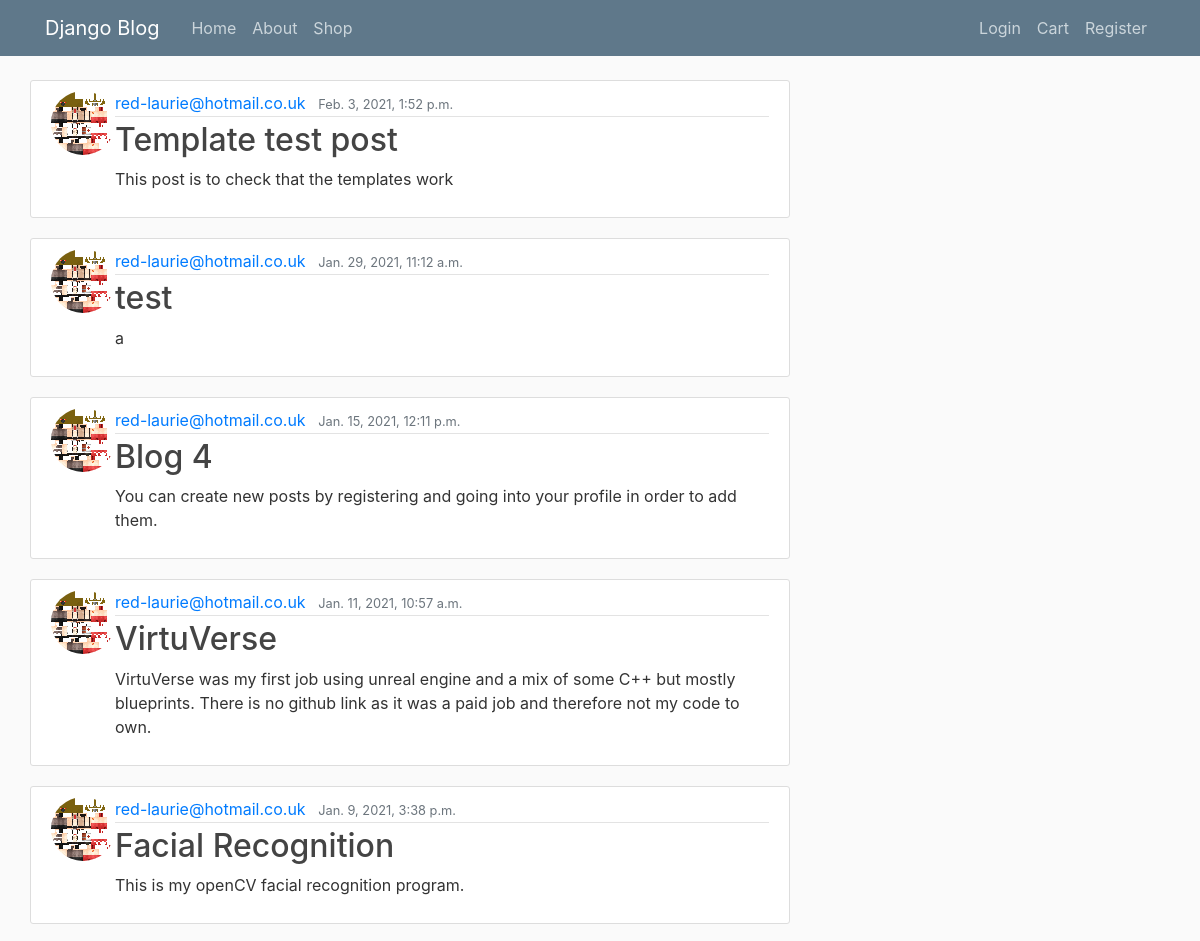
The app's page / (upper part), older data.
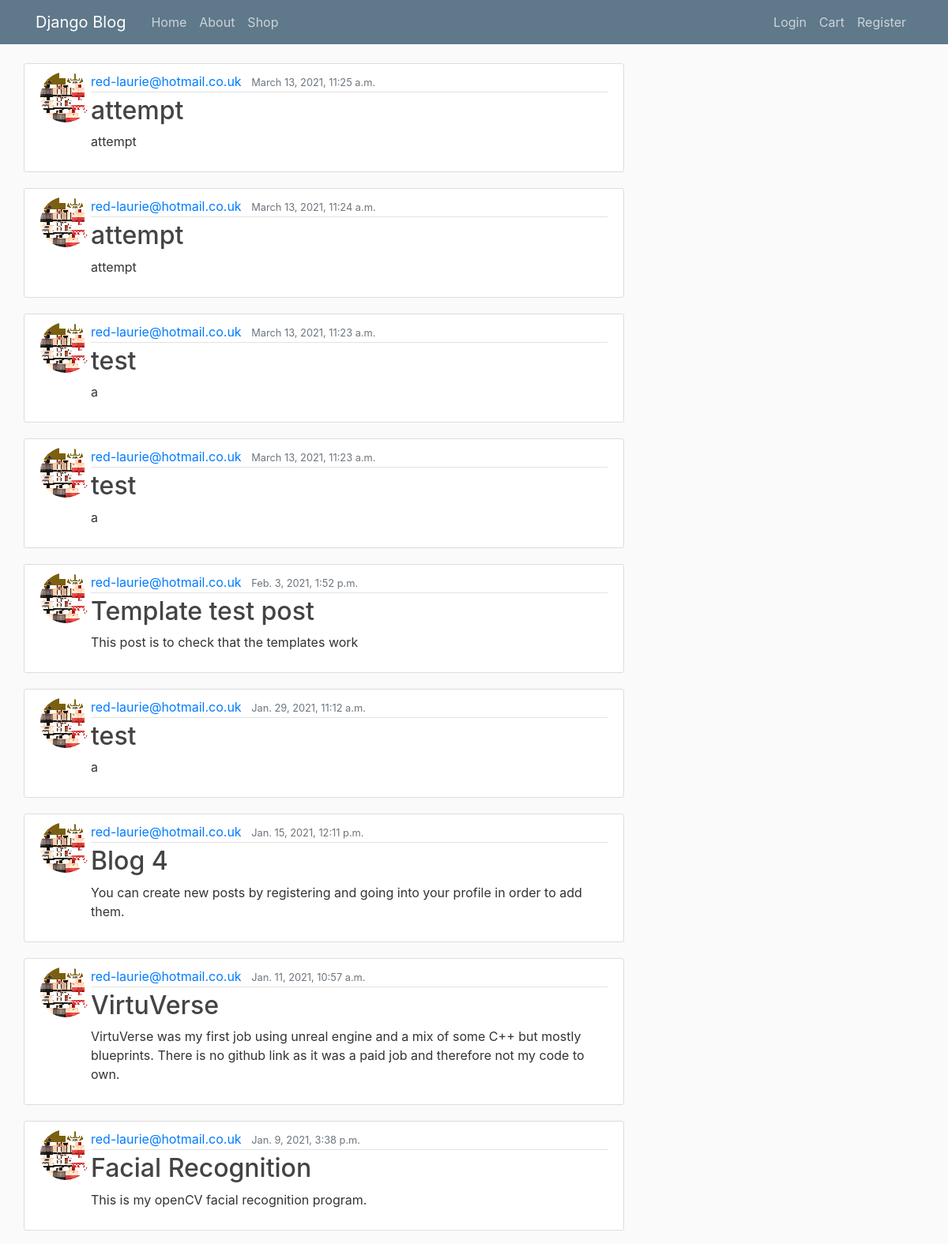
The same page, newer data.
### blog/models.py (models this page shows, shortened)
class Post(models.Model):
    title = models.CharField(max_length=100)
    content = models.TextField()
    Link = models.TextField()
    date_posted = models.DateTimeField(default=timezone.now)
    author = models.ForeignKey(User, on_delete = models.CASCADE )
    image = models.ImageField(default='default.jpg', upload_to='project_pics')
    Template = models.ForeignKey(PostTemplates, on_delete=models.SET_NULL, blank=True, null=True)

### registration/models.py (models this page shows, shortened)
class Profile(models.Model):
    user = models.OneToOneField(User, on_delete=models.CASCADE)
    name = models.CharField(max_length=24, null=True)
    image = models.ImageField(default='default.jpg',upload_to='profile_pics')
    description = models.TextField(User,default='Hello')
    CV = models.FileField(upload_to='documents')
    level = models.FloatField()
    leveldex = models.FloatField()
    strength = models.FloatField()
    strengthsteps = models.FloatField()
    dexterity = models.FloatField()
    dexteritysteps = models.FloatField()

### blog/views.py (the view)
# urls.py: path('',PostListView.as_view(), name = 'blog-home'),
class PostListView(ListView):
    model = Post
    template_name = 'blog/home.html'
    context_object_name = 'posts'
    ordering = ['-date_posted']

### blog/Templates/Blog/home.html
{% extends "blog/base.html" %}
{% block content %}
<main>
    {% for post in posts %}
        <article class="media content-section">
            <img class="rounded-circle" src="{{ post.author.profile.image.url }}">
          <div class="media-body">
            <div class="article-metadata">
              <a class="mr-2" href="{% url 'user-posts' post.author.username %}">{{ post.author }}</a>
              <small class="text-muted">{{ post.date_posted }}</small>
            </div>
            <h2><a class="article-title" href="{% url 'post-detail' post.id %}">{{ post.title }}</a></h2>
            <p class="article-content">{{ post.content }}</p>
          </div>
        </article>
    {% endfor %}
</main>
{% endblock content %}

Row changes from the older to the newer data that the page shows:
added Post: author.profile.image (picture), author "red-laurie@hotmail.co.uk", date_posted "March 13, 2021, 11:25 a.m.", title "attempt", content "attempt"
added Post: author.profile.image (picture), author "red-laurie@hotmail.co.uk", date_posted "March 13, 2021, 11:24 a.m.", title "attempt", content "attempt"
added Post: author.profile.image (picture), author "red-laurie@hotmail.co.uk", date_posted "March 13, 2021, 11:23 a.m.", title "test", content "a"
added Post: author.profile.image (picture), author "red-laurie@hotmail.co.uk", date_posted "March 13, 2021, 11:23 a.m.", title "test", content "a"
